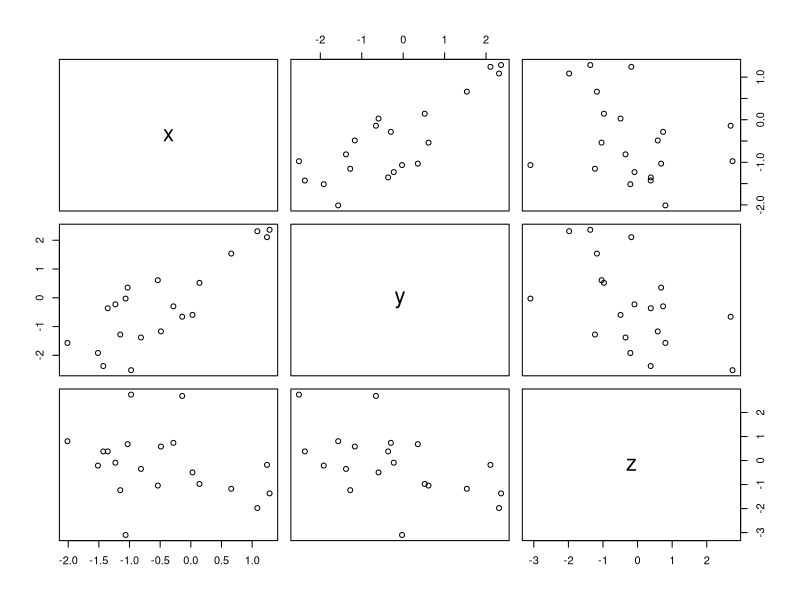
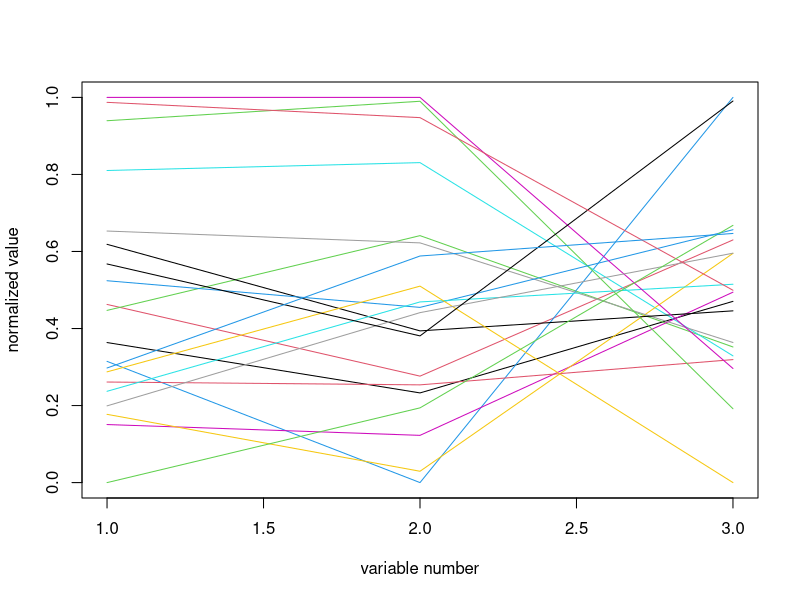

The R script that drew these images, in order: (Note: this script raises an error after producing the figures.)
n = 20
x = rnorm(n)
y = rnorm(n) + x
z = rnorm(n) + x - y
X = cbind(x,y,z)
X

colMeans(X) # sample mean of each variable
cov(X) # variances and covariances written as a matrix
cor(X) # correlation matrix of all variables

pairs(X) # matrix of scatter plots

# line plot
xs = (x - min(x))/(max(x) - min(x))
ys = (y - min(y))/(max(y) - min(y))
zs = (z - min(z))/(max(z) - min(z))
Xs = cbind(xs,ys,zs)
p = length(Xs[1,])
plot(c(1,p),c(0,1),type="n",xlab="variable number",ylab = "normalized value")
for (i in 1:n) lines((1:p),Xs[i,],col=i)

scatterplot3d(x,y,z, main="3D Scatterplot") # 3d scatterplot

stars(X) # star plot
